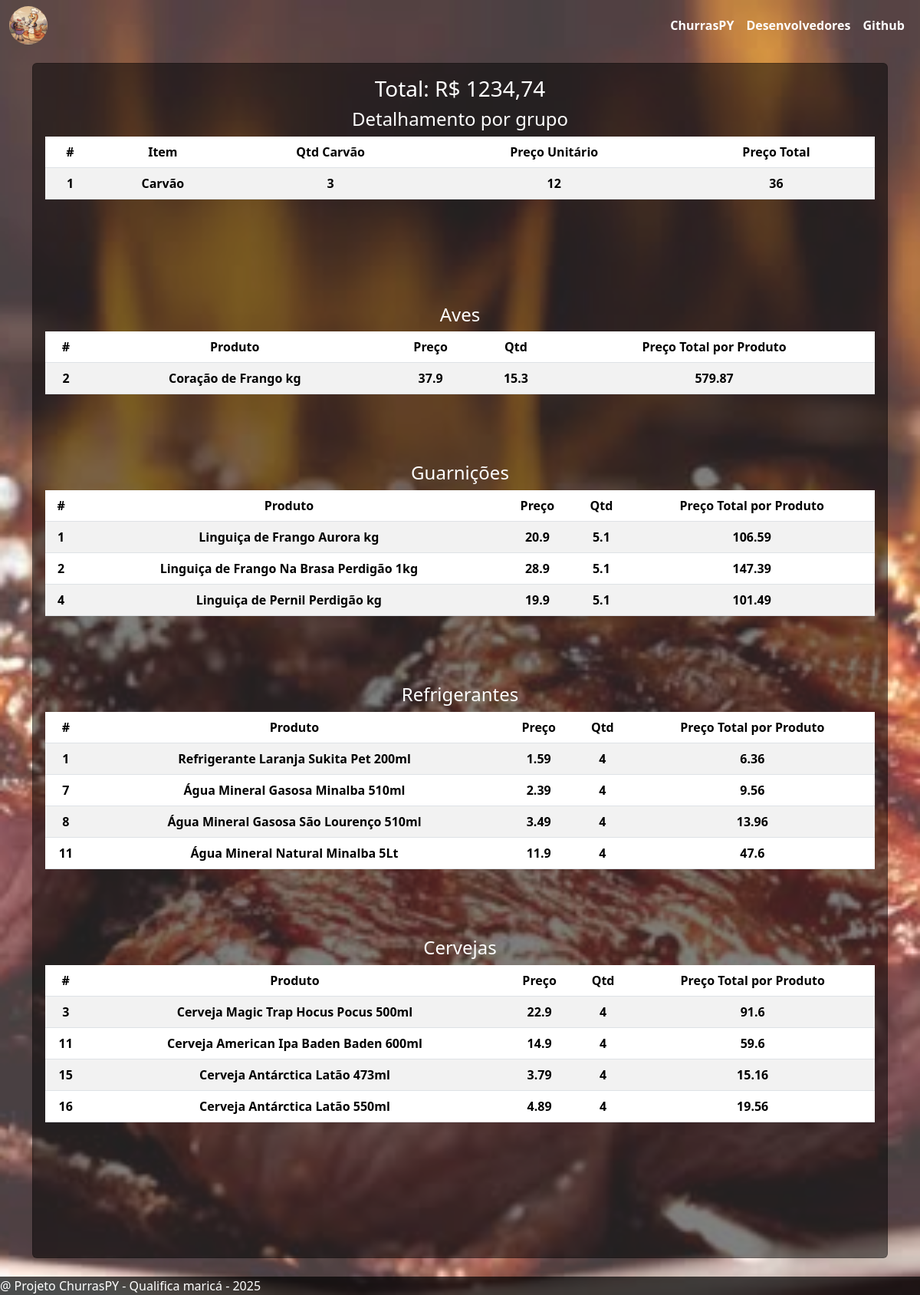
The page /resultado on the database as committed earlier.
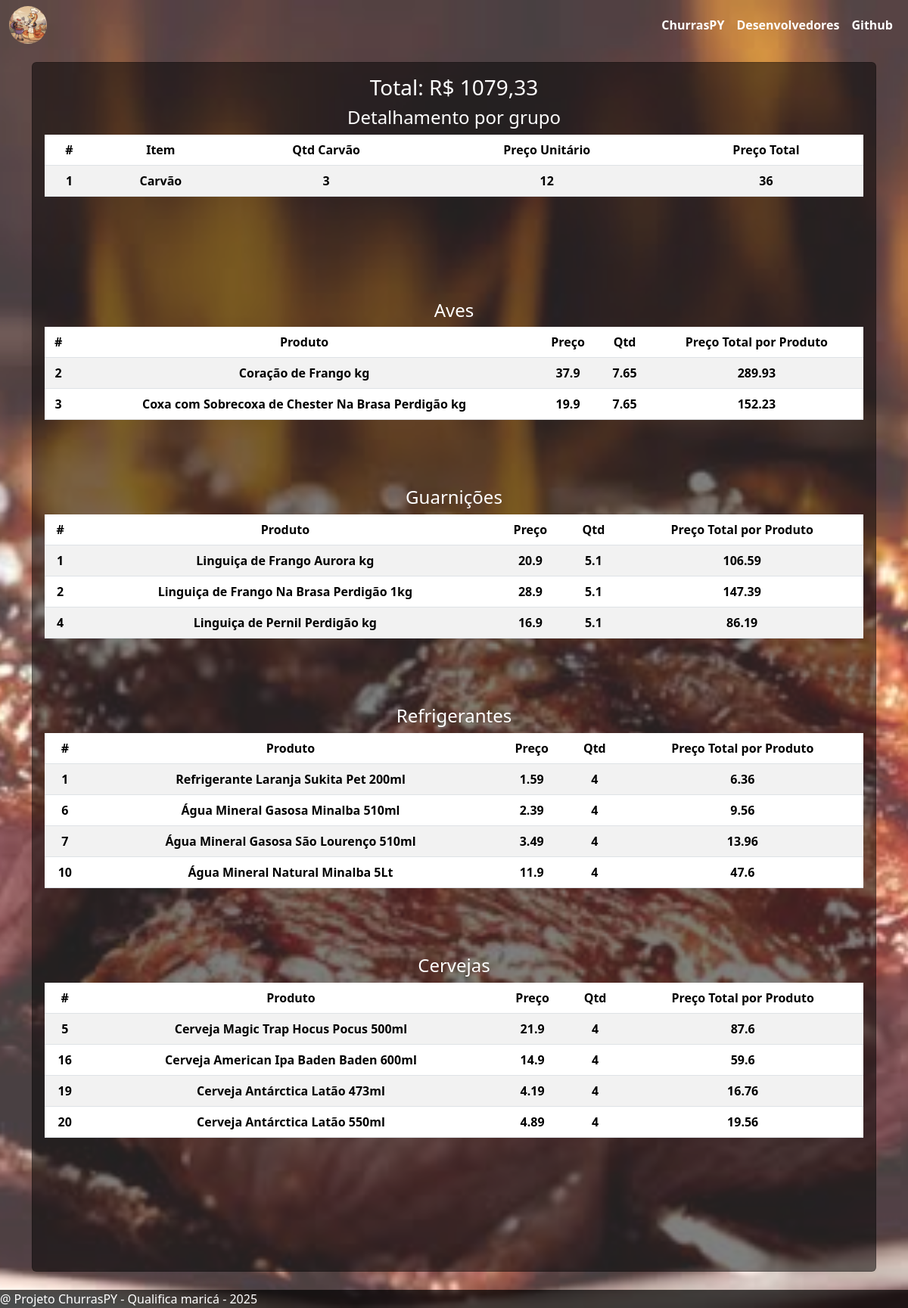
The same page on the database as committed later.
### tables this page shows
CREATE TABLE "Produtos" (
"nome" TEXT,
  "tipo" TEXT,
  "url_imagem" TEXT,
  "preco_final" REAL,
  "data_extracao" TEXT
);

### routes/churras.py (the view)
@rotas_bp.route("/resultado", methods=["GET"])
def resultado():
    user_id = "user_123"  # Substitua por um identificador único do usuário (ex: ID de login)
    user_data = UserData.query.filter_by(user_id=user_id).first()
    if user_data:
        data = calculo_churrasco(user_data.data)
        if data["Bovinos"] or data["Aves"] or data["Guarnições"] or data["Refrigerantes"] or data["Cervejas"]:
            return render_template("resultado.html", data=data)
    return redirect(url_for("churras.index"))

### py_scripts/SQL.py (called while the page is built)
def carnes_bovinas():
    conn = connect(db_path)
    carnes_df = read_sql(f"SELECT * FROM Produtos WHERE tipo = 'Bovinos' AND data_extracao = (SELECT max(data_extracao) FROM Produtos) ;", conn)
    carnes = carnes_df
    return carnes

def aves():
    conn = connect(db_path)
    aves_df = read_sql(f"SELECT * FROM Produtos WHERE tipo = 'Aves' AND data_extracao = (SELECT max(data_extracao) FROM Produtos);", conn)
    aves = aves_df
    return aves

def cervejas():
    conn = connect(db_path)
    cervejas_df = read_sql(f"SELECT * FROM Produtos WHERE tipo = 'Cervejas' AND data_extracao = (SELECT max(data_extracao) FROM Produtos);", conn)
    cervejas = cervejas_df
    return cervejas

def churrasco_e_cia():
    conn = connect(db_path)
    churrasco_df = read_sql(f"SELECT * FROM Produtos WHERE tipo = 'Churrasco e Cia' AND data_extracao = (SELECT max(data_extracao) FROM Produtos);", conn)
    churrass = churrasco_df
    return churrass

def frios():
    conn = connect(db_path)
    frio_df = read_sql(f"SELECT * FROM Produtos WHERE tipo = 'Frios e outros' AND data_extracao = (SELECT max(data_extracao) FROM Produtos);", conn)
    friozin = frio_df
    return friozin

def refrigerante():
    conn = connect(db_path)
    refri_df = read_sql(f"SELECT * FROM Produtos WHERE tipo = 'Refrigerante' AND data_extracao = (SELECT max(data_extracao) FROM Produtos);", conn)
    gerante = refri_df
    return gerante

### py_scripts/utilidade.py (called while the page is built)
def filtrar_lt_ml(row) -> bool:
    pattern = r"\d+\s?(lt|ml)"
    val = search(pattern, row.lower())
    if val:
        return True
    else:
        return False

def get_and_clean_df(preco_Final_str:bool = False) -> dict:
    filterwarnings('ignore', category=SettingWithCopyWarning)
    df_carnes = concat([carnes_bovinas(),aves()], axis=0)
    df_guarnicoes = concat([ churrasco_e_cia() , frios()], axis=0)
    df_dict = {key.replace(" ", "-"):df_carnes.loc[df_carnes["tipo"] == key] for key in df_carnes["tipo"].unique().tolist()}
    df_dict["Guarnições"] = df_guarnicoes
    df_dict["Refrigerantes"] = refrigerante()
    df_dict["Cervejas"] = cervejas()
    if preco_Final_str:
        for key in df_dict.keys():
            df_dict[key]["preco_final"] = df_dict[key]["preco_final"].apply(lambda row: str(row).replace(".", ","))
    df_dict["Refrigerantes"] = df_dict["Refrigerantes"][df_dict["Refrigerantes"]["nome"].apply(filtrar_lt_ml)]
    df_dict["Cervejas"] = df_dict["Cervejas"][df_dict["Cervejas"]["nome"].apply(filtrar_lt_ml)]
    return df_dict

### templates/resultado.html (shortened to what this page needs)
{% extends "base.html" %}
{% block main %}
<main class="d-flex flex-column justify-content-center m-0 p-0">
    <div class="container mt-3">
        <div class="card text-center text-light" id="card-geral">
            <div class="card-body custom-color">
                <h2 class="fs-3 fs-md-2 fs-lg-1">Total: R$ {{ "{:.2f}".format(data["preco_final"]).replace(".", ",") }}</h2>
                <h3 class="fs-4 fs-md-3 fs-lg-2">Detalhamento por grupo</h3>
                <div class="table-responsive">
                    <table class="table table-striped table-hover">
                        <thead>
                            <tr class="fs-6 fs-md-5 fs-lg-4">
                                <th scope="col">#</th>
                                <th scope="col">Item</th>
                                <th scope="col">Qtd Carvão</th>
                                <th scope="col">Preço Unitário</th>
                                <th scope="col">Preço Total</th>
                            </tr>
                        </thead>
                        <tbody>
                            <tr class="fs-6 fs-md-5 fs-lg-4">
                                <th scope="row">1</th>
                                <td>Carvão</td>
                                <td>{{data["qtd_carvao"]}}</td>
                                <td>12</td>
                                <td>{{data["preco_carvao"]}}</td>
                            </tr>
                        </tbody>
                    </table>
                </div>
                {% for key in data.keys() %}
                    {% if not key in ("preco_carvao", "qtd_carvao", "preco_final") %}
                        {% if data[key] %}
                            <div class="mt-4">
                                <h3 class="fs-4 fs-md-3 fs-lg-2">{{ key }}</h3>
                                <div class="table-responsive">
                                    <table class="table table-striped table-hover">
                                        <thead>
                                            <tr class="fs-6 fs-md-5 fs-lg-4">
                                                <th scope="col">#</th>
                                                <th scope="col">Produto</th>
                                                <th scope="col">Preço</th>
                                                <th scope="col">Qtd</th>
                                                <th scope="col">Preço Total por Produto</th>
                                            </tr>
                                        </thead>
                                        <tbody>
                                            {% for i, row in data[key]["df"].iterrows() %}
                                                <tr class="fs-6 fs-md-5 fs-lg-4">
                                                    <th scope="row">{{ i + 1 }}</th>
                                                    <td>{{ row["nome"] }}</td>
                                                    <td>{{ row["preco"] }}</td>
                                                    <td>{{ row["qtd_comprar"] }}</td>
                                                    <td>{{ row["preco_final"] }}</td>
                                                </tr>
                                            {% endfor %}
                                        </tbody>
                                    </table>
                                </div>
                            </div>
                        {% endif %}
                    {% endif %}
                    <br>
                    <br>
                {% endfor %}
            </div>
        </div>
    </div>
</main>
{% endblock %}

### templates/base.html (shortened to what this page needs)
<!doctype html>
<html lang="pt-br">
<head>
    <link href="https://cdn.jsdelivr.net/npm/bootstrap@5.3.3/dist/css/bootstrap.min.css"
 rel="stylesheet">
    <link rel="stylesheet" href="https://cdnjs.cloudflare.com/ajax/libs/font-awesome/5.15.3/css/all.min.css">
    <link href="{{ url_for('static', filename='style.css') }}" rel="stylesheet">
</head>
<body>
    <nav class="navbar navbar-expand-lg bg-transparent">
        <div class="container-fluid d-flex justify-content-between align-items-center">
            <div class="navbar-left">
                <a href="/"><img src="{{ url_for('static', filename = 'imgs/logo.jpeg')}} " class="logo"></a>
            </div>
            <div class="collapse navbar-collapse" id="navbarSupportedContent">
                <ul class="navbar-nav ml-auto mb-2 mb-lg-0">
                    <li class="nav-item">
                        <a class="nav-link active custom-color fs-6 fs-md-5 fs-lg-4" href="/">ChurrasPY</a>
                    </li>
                    <li class="nav-item">
                        <a class="nav-link custom-color fs-6 fs-md-5 fs-lg-4" href="{{url_for('churras.desenvolvedores')}}">Desenvolvedores</a>
                    </li>
                    <li class="nav-item">
                        <a class="nav-link custom-color fs-6 fs-md-5 fs-lg-4" href="https://github.com/matheus-costa-dev/churraspy">Github</a>
                    </li>
                </ul>
            </div>
        </div>
    </nav>
    {% block main %} {% endblock %}
    <div space>
        <br>
        <br>
    </div>
    <footer class="m-0 p-0 d-flex justify-content-between">
        <span class="fs-6 fs-md-5 fs-lg-4">
            @ Projeto ChurrasPY - Qualifica maricá - 2025
        </span>
    </footer>
</body>
</html>

### static/style.css (style rules this page uses)
html, body { height: 100%; margin: 0; }
body { display: flex; flex-direction: column; overflow: auto; background-image: url("imgs/background-image.jpeg"); background-size: cover; background-position: center; color: rgb(0,0,0); }
body::before { content: ""; position: absolute; top: 0; left: 0; right: 0; bottom: 0; background: rgba(255, 255, 255, .25); z-index: -1; }
.card-text .btn, .custom-color, .card-text .btn { color: white !important; font-weight: bold !important; }
.card { background-color: rgba(0, 0, 0, .5); }
.logo { width: 50px; height: 50px; border-radius: 100%; }
.navbar-left { margin-right: auto; }
.navbar-nav { margin-left: auto; }
main { flex: 1; }
footer { background-color: rgba(0, 0, 0, 0.7); color: white; padding: 10px; text-align: start; width: 100%; position: fixed; bottom: 0; }

Rows that differ between the two databases and show on the page:
now on this page (row edited): Produtos: nome "Coxa com Sobrecoxa de Chester Na Brasa Perdigão kg"
Other text that changed with them:
{{ "{:.2f}".format(data["preco_final"]).replace(".", ",") }}: "1234,74" → "1079,33"
list line gone: "2 37.9 15.3 579.87"
new list line: "2 37.9 7.65 289.93 3 19.9 7.65 152.23"
list line gone: "4 19.9 5.1 101.49"
new list line: "4 16.9 5.1 86.19"
list line gone: "7 2.39 4 9.56 8 3.49 4 13.96 11 11.9 4 47.6"
new list line: "6 2.39 4 9.56 7 3.49 4 13.96 10 11.9 4 47.6"
list line gone: "3 22.9 4 91.6 11 14.9 4 59.6 15 3.79 4 15.16 16 4.89 4 19.56"
new list line: "5 21.9 4 87.6 16 14.9 4 59.6 19 4.19 4 16.76 20 4.89 4 19.56"
